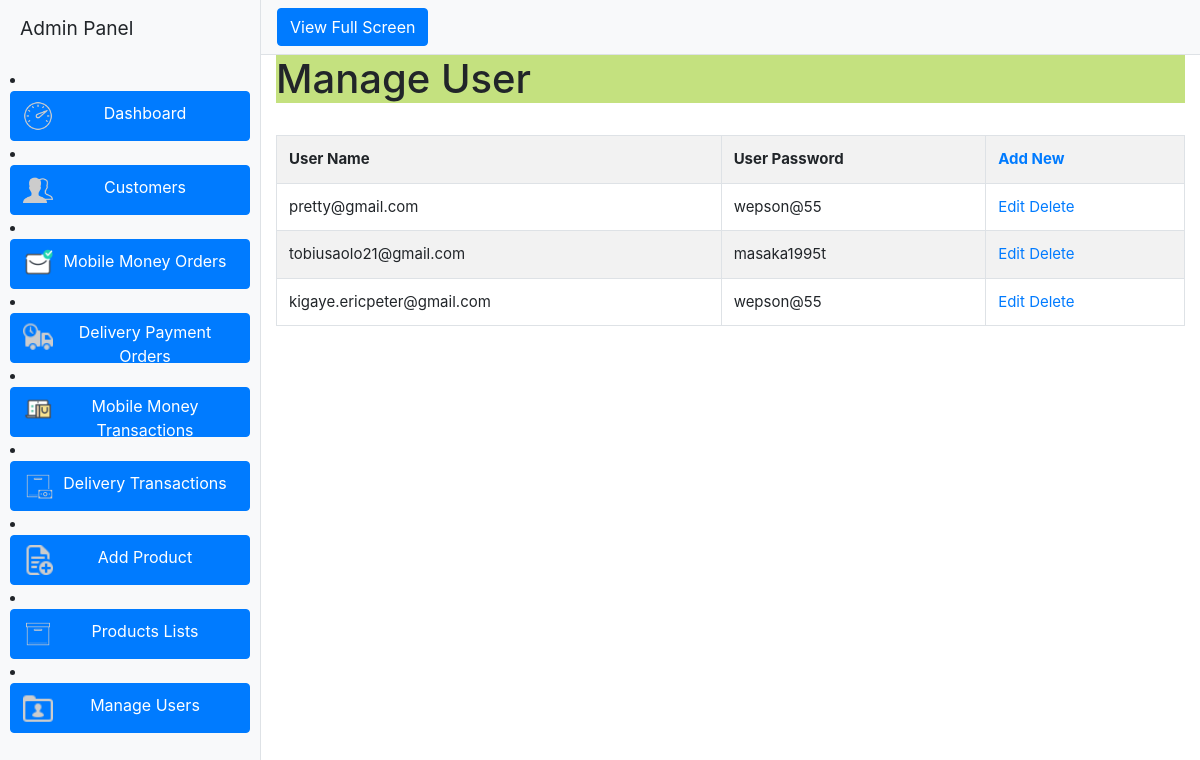
Page /admin2/manage_users.php on the committed database.
### tables this page shows
CREATE TABLE `user_info` (
  `user_id` int(10) NOT NULL,
  `first_name` varchar(100) NOT NULL,
  `last_name` varchar(100) NOT NULL,
  `email` varchar(300) NOT NULL,
  `password` varchar(300) NOT NULL,
  `mobile` varchar(10) NOT NULL,
  `address1` varchar(300) NOT NULL,
  `address2` varchar(11) NOT NULL
);

### admin2/manage_users.php (the view, shortened to what this page needs)
<?php
include("../db.php");
?>
<!DOCTYPE html>
<html lang="en">
<head>
  <link href="vendor/bootstrap/css/bootstrap.min.css" rel="stylesheet">
  <link href="css/simple-sidebar.css" rel="stylesheet">
</head>
<body>
  <div class="d-flex" id="wrapper">
    <div class="bg-light border-right" id="sidebar-wrapper">
      <div class="sidebar-heading">Admin Panel</div>
      <div class="list-group list-group-flush" style="margin:10px;">
        <li><button style="width:240px; height:50px" type="button" class="btn btn-default btn-primary" onClick="location.href='index.php'"><span style="float:left;"><img src="./imgs/icons8-dashboard-50.png" style="height:30px; width: 30px;"></span> Dashboard </button></li>
        <li><button style="width:240px; height:50px" type="button" class="btn btn-default btn-primary" onClick="location.href='customers.php'"><span style="float:left;"><img src="./imgs/icons8-group-50.png"  style="height:30px; width: 30px;"></span> Customers </button></li>
        <li><button style="width:240px; height:50px" type="button" class="btn btn-default btn-primary" onClick="location.href='mm_orders.php'"> <span style="float:left;"><img src="./imgs/icons8-received-64.png" style="height:30px; width: 30px;"></span> Mobile Money Orders </button></li>
          <li><button style="width:240px; height:50px" type="button" class="btn btn-default btn-primary" onClick="location.href='orders.php'"> <span style="float:left;"><img src="./imgs/icons8-delivery-26.png" style="height:30px; width: 30px;"></span> Delivery Payment Orders </button></li>
          <li><button style="width:240px; height:50px" type="button" class="btn btn-default btn-primary" onClick="location.href='mm_transcations.php'"> <span style="float:left;"><img src="./imgs/icons8-online-shopping-128.png" style="height:30px; width: 30px;" ></span>Mobile Money Transactions </button></li>
          <li><button style="width:240px; height:50px" type="button" class="btn btn-default btn-primary" onClick="location.href='delivery_transcations.php'"> <span style="float:left;"><img src="./imgs/icons8-cash-on-delivery-80.png" style="height:30px; width: 30px;"></span>Delivery Transactions </button></li>
          <li><button style="width:240px; height:50px" type="button" class="btn btn-default btn-primary" onClick="location.href='add_product.php'"> <span style="float:left;" ><img src="./imgs/icons8-new-copy-26.png" style="height:30px; width: 30px;"></span> Add Product </button></li>
          <li>
          <button style="width:240px; height:50px" type="button" class="btn btn-default btn-primary" onClick="location.href='clothes_list.php'">
          <span style="float:left;"><img src="./imgs/icons8-product-80.png" style="height:30px; width: 30px;"></span>  Products  Lists</button>
          </li>
        <li><button style="width:240px; height:50px" type="button" class="btn btn-default btn-primary" onClick="location.href='manage_users.php'"> <span style="float:left;"><img src="./imgs/icons8-user-folder-26.png" style="height:30px; width: 30px;"></span> Manage Users </button></li>
      </div>
    </div>
    <div id="page-content-wrapper">
      <nav class="navbar navbar-expand-lg navbar-light bg-light border-bottom">
        <button class="btn btn-primary" id="menu-toggle">View Full Screen</button>
      </nav>
      <div class="container-fluid">
        <div class="panel-heading" style="background-color:#c4e17f">
  <h1>Manage User </h1></div><br>
<div style="overflow-x:scroll;">
<table class="table table-bordered table-hover table-striped" style="font-size:15px">
  <tr>
          <th>User Name</th>
                <th>User Password</th>
  <th><a href="add_user.php">Add New</a></th></tr>
<?php
$result=mysqli_query($con,"select user_id, email, password from user_info")or die ("query 2 incorrect.......");
while(list($user_id,$user_name,$user_password)=
mysqli_fetch_array($result))
{
echo "<tr><td>$user_name</td><td>$user_password</td>";
echo"<td>
<a href='edit_user.php?user_id=$user_id'>Edit</a>
<a href='manage_users.php?user_id=$user_id&action=delete'>Delete</a>
</td></tr>";
}
?>
</table>
</div>
</div></div>
      </div>
</body>
</html>

### admin2/css/simple-sidebar.css (style rules this page uses)
#wrapper { overflow-x: hidden; }
#sidebar-wrapper { min-height: 100vh; margin-left: -15rem; -webkit-transition: margin .25s ease-out; -moz-transition: margin .25s ease-out; -o-transition: margin .25s ease-out; transition: margin .25s ease-out; }
#sidebar-wrapper .sidebar-heading { padding: 0.875rem 1.25rem; font-size: 1.2rem; }
#sidebar-wrapper .list-group { width: 15rem; }
#page-content-wrapper { min-width: 100vw; }
@media (min-width: 768px) { #sidebar-wrapper { margin-left: 0; } }
@media (min-width: 768px) { #page-content-wrapper { min-width: 0; width: 100%; } }

### rows in the picture
user_info: email "pretty@gmail.com", password "wepson@55"
user_info: email "tobiusaolo21@gmail.com", password "masaka1995t"
user_info: email "kigaye.ericpeter@gmail.com", password "wepson@55"
